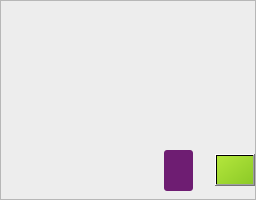
<?xml version="1.0" encoding="UTF-8"?>
<ui version="4.0">
 <class>RecommendationItem</class>
 <widget class="QWidget" name="RecommendationItem">
  <property name="geometry">
   <rect>
    <x>0</x>
    <y>0</y>
    <width>256</width>
    <height>200</height>
   </rect>
  </property>
  <property name="sizePolicy">
   <sizepolicy hsizetype="Fixed" vsizetype="Fixed">
    <horstretch>0</horstretch>
    <verstretch>0</verstretch>
   </sizepolicy>
  </property>
  <property name="minimumSize">
   <size>
    <width>256</width>
    <height>200</height>
   </size>
  </property>
  <property name="maximumSize">
   <size>
    <width>256</width>
    <height>200</height>
   </size>
  </property>
  <property name="windowTitle">
   <string notr="true"/>
  </property>
  <property name="styleSheet">
   <string notr="true">background-color: rgb(237, 237, 237)</string>
  </property>
  <layout class="QVBoxLayout" name="widgetLayout">
   <property name="spacing">
    <number>0</number>
   </property>
   <property name="leftMargin">
    <number>0</number>
   </property>
   <property name="topMargin">
    <number>0</number>
   </property>
   <property name="rightMargin">
    <number>0</number>
   </property>
   <property name="bottomMargin">
    <number>0</number>
   </property>
   <item>
    <widget class="QFrame" name="rootFrame">
     <property name="frameShape">
      <enum>QFrame::Shape::StyledPanel</enum>
     </property>
     <property name="frameShadow">
      <enum>QFrame::Shadow::Raised</enum>
     </property>
     <layout class="QGridLayout" name="gridLayout">
      <property name="leftMargin">
       <number>0</number>
      </property>
      <property name="topMargin">
       <number>0</number>
      </property>
      <property name="rightMargin">
       <number>0</number>
      </property>
      <property name="bottomMargin">
       <number>8</number>
      </property>
      <property name="verticalSpacing">
       <number>8</number>
      </property>
      <item row="4" column="3">
       <widget class="QLabel" name="newPriceLabel">
        <property name="font">
         <font>
          <pointsize>12</pointsize>
          <bold>true</bold>
         </font>
        </property>
        <property name="text">
         <string notr="true"/>
        </property>
        <property name="textFormat">
         <enum>Qt::TextFormat::PlainText</enum>
        </property>
       </widget>
      </item>
      <item row="3" column="2" rowspan="2">
       <widget class="QLabel" name="discountLabel">
        <property name="font">
         <font>
          <pointsize>12</pointsize>
         </font>
        </property>
        <property name="styleSheet">
         <string notr="true">color: white; 
      background-color: rgb(110, 29, 114); 
      border-radius: 3px;
      padding: 10px;</string>
        </property>
        <property name="text">
         <string notr="true"/>
        </property>
        <property name="textFormat">
         <enum>Qt::TextFormat::PlainText</enum>
        </property>
       </widget>
      </item>
      <item row="3" column="0" rowspan="2" alignment="Qt::AlignmentFlag::AlignLeft">
       <widget class="QPushButton" name="wishlistButton">
        <property name="cursor">
         <cursorShape>PointingHandCursor</cursorShape>
        </property>
        <property name="text">
         <string/>
        </property>
        <property name="icon">
         <iconset resource="../resources.qrc">
          <normaloff>:/icons/heart.svg</normaloff>:/icons/heart.svg</iconset>
        </property>
        <property name="flat">
         <bool>true</bool>
        </property>
       </widget>
      </item>
      <item row="0" column="0" colspan="5">
       <widget class="QLabel" name="coverLabel">
        <property name="sizePolicy">
         <sizepolicy hsizetype="Preferred" vsizetype="Fixed">
          <horstretch>0</horstretch>
          <verstretch>0</verstretch>
         </sizepolicy>
        </property>
        <property name="minimumSize">
         <size>
          <width>0</width>
          <height>116</height>
         </size>
        </property>
        <property name="maximumSize">
         <size>
          <width>256</width>
          <height>116</height>
         </size>
        </property>
        <property name="text">
         <string notr="true"/>
        </property>
       </widget>
      </item>
      <item row="3" column="4" rowspan="2">
       <widget class="QPushButton" name="addToCartButton">
        <property name="sizePolicy">
         <sizepolicy hsizetype="Fixed" vsizetype="Fixed">
          <horstretch>0</horstretch>
          <verstretch>0</verstretch>
         </sizepolicy>
        </property>
        <property name="minimumSize">
         <size>
          <width>32</width>
          <height>32</height>
         </size>
        </property>
        <property name="cursor">
         <cursorShape>PointingHandCursor</cursorShape>
        </property>
        <property name="styleSheet">
         <string notr="true">background-color: qlineargradient(spread:pad, x1:0, y1:0, x2:1, y2:1, stop:0 rgb(180, 230, 60), stop:1 rgb(140, 202, 39));</string>
        </property>
        <property name="text">
         <string/>
        </property>
        <property name="icon">
         <iconset resource="../resources.qrc">
          <normaloff>:/icons/cart-plus.svg</normaloff>:/icons/cart-plus.svg</iconset>
        </property>
       </widget>
      </item>
      <item row="1" column="0" colspan="5" alignment="Qt::AlignmentFlag::AlignTop">
       <widget class="QLabel" name="titleLabel">
        <property name="font">
         <font>
          <pointsize>11</pointsize>
          <bold>true</bold>
         </font>
        </property>
        <property name="text">
         <string notr="true"/>
        </property>
        <property name="textFormat">
         <enum>Qt::TextFormat::PlainText</enum>
        </property>
        <property name="wordWrap">
         <bool>true</bool>
        </property>
       </widget>
      </item>
      <item row="3" column="3">
       <widget class="QLabel" name="oldPriceLabel">
        <property name="font">
         <font>
          <pointsize>9</pointsize>
          <strikeout>true</strikeout>
         </font>
        </property>
        <property name="text">
         <string notr="true"/>
        </property>
        <property name="textFormat">
         <enum>Qt::TextFormat::PlainText</enum>
        </property>
       </widget>
      </item>
      <item row="3" column="1" rowspan="2">
       <spacer name="horizontalSpacer">
        <property name="orientation">
         <enum>Qt::Orientation::Horizontal</enum>
        </property>
        <property name="sizeHint" stdset="0">
         <size>
          <width>40</width>
          <height>20</height>
         </size>
        </property>
       </spacer>
      </item>
     </layout>
    </widget>
   </item>
  </layout>
 </widget>
 <resources>
  <include location="../resources.qrc"/>
 </resources>
 <connections/>
</ui>
